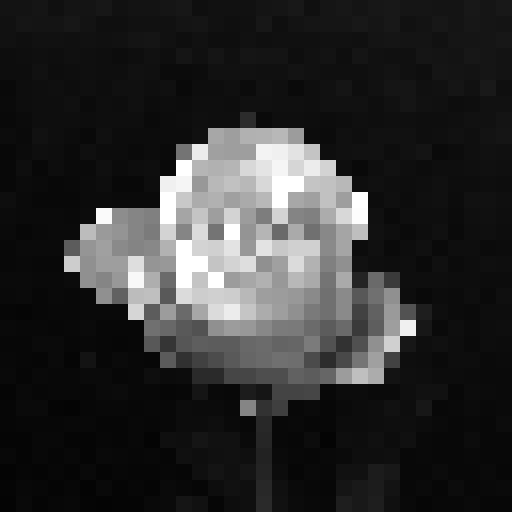
#> input picture python_projeto_02_ampliar_reduzir_replicacao_pixel/out_32_64_128_256_512image_python.png, 512 x 512 px
$ python projeto_02_ampliar.py
#> lines starting #> are read from the running program, lines starting #| are printed output that depends on the picture
'''
    Escreva um programa capaz de ampliar e reduzir uma imagem por replicação
    de pixel. Assuma que os fatores de ampliação/redução sejam inteiros;
'''

from PIL import Image

# Path da imagem
src_image = "out_32_64_128_256_512image_python.png"

# Imagem de entrada
in_img = Image.open(src_image)
#> in_img is the input picture: PIL image 512x512 L; min 4, max 255, mean 46.9

# Carrega na variavel a imagem de entrada
in_pixel = in_img.load()

# Tamanho da imagem LINHAS, COLUNAS
M, N = in_img.size
#> M = 512; N = 512

# Entrada da redução
aumentar = int(input("Digite quanto vc quer que amplie"))
#> the answer given: 3

MM = M * aumentar
#> MM = 1536
NN = N * aumentar
#> NN = 1536

w = 0
h = 0

# Imagem de saida
out_img = Image.new("L", (MM,NN))
#> out_img: PIL image 1536x1536 L; every value is 0
W, H = out_img.size
#> W = 1536; H = 1536
out_pixel = out_img.load()

for m in range(0, W, aumentar):
    for n in range(0, H, aumentar):
        out_pixel[m,n] = in_pixel[w,h]
        h = h + 1
    h = 0
    w = w + 1
#> after the loop, w = 512

for m in range(0, W, aumentar):
    for n in range(1, H, aumentar):
        out_pixel[m,n] = out_pixel[m,n-1]

for m in range(1, W, aumentar):
    for n in range(0, H, aumentar):
        out_pixel[m,n] = out_pixel[m-1,n]

for m in range(1, W, aumentar):
    for n in range(1, H, aumentar):
        out_pixel[m,n] = out_pixel[m,n-1]

out_img.save('out_32_64_128_256_512_1024image_python.png', 'png')
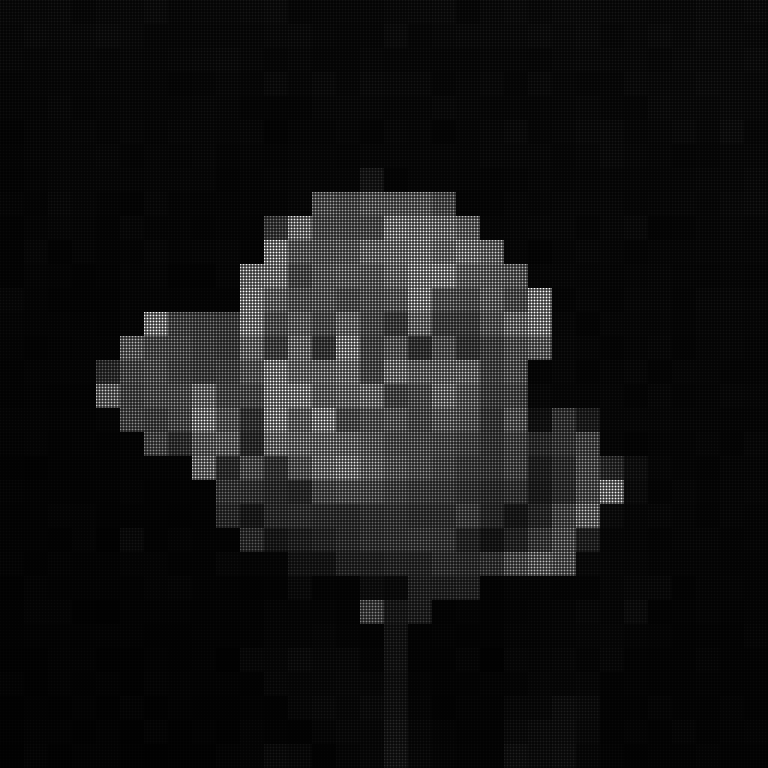
#> saved as out_32_64_128_256_512_1024image_python.png: PIL image 1536x1536 L (shown at 1/2 size); min 0, max 255, mean 20.8

# Mostra imagem de saida
out_img.show()
